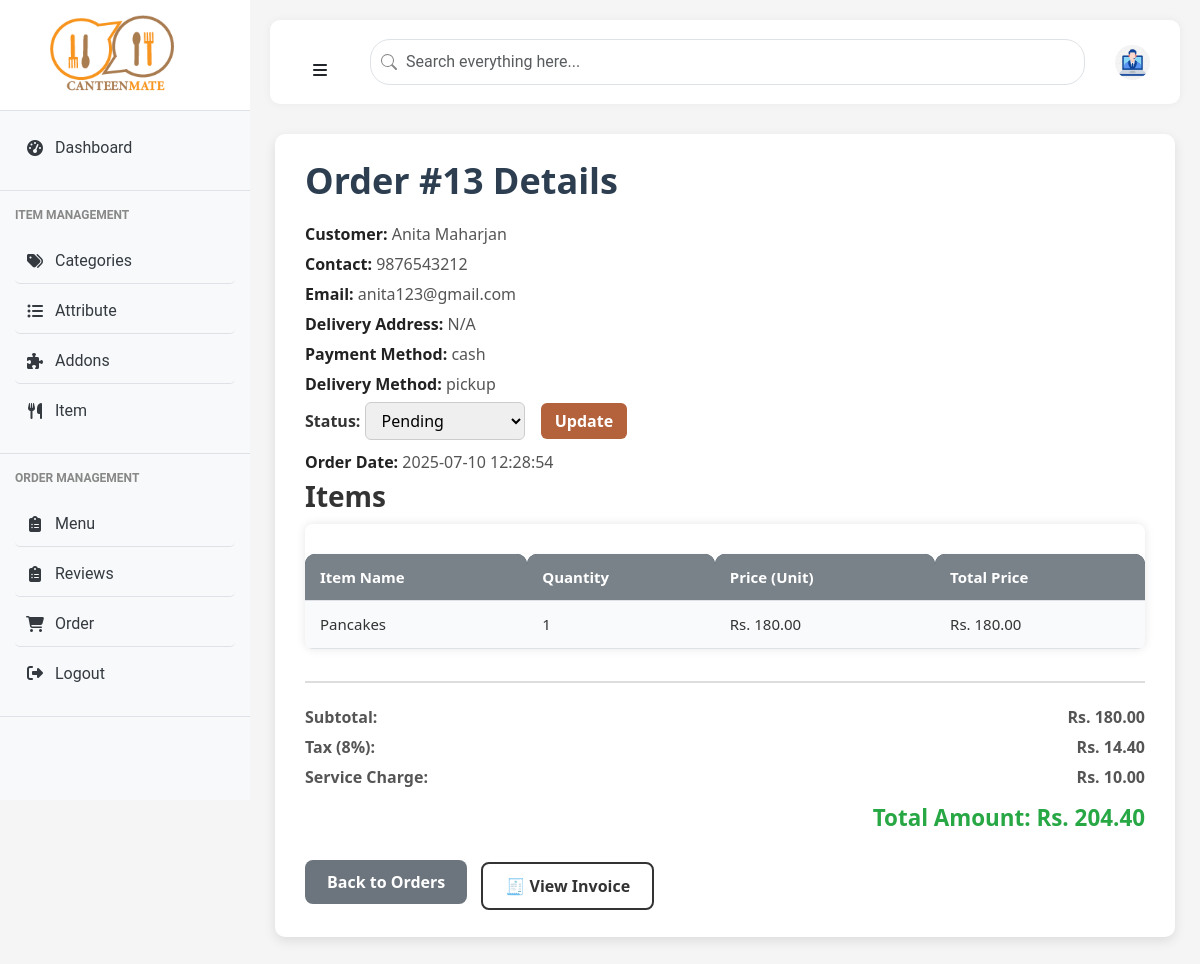
The page /admin/orders/13 on the database as committed earlier.
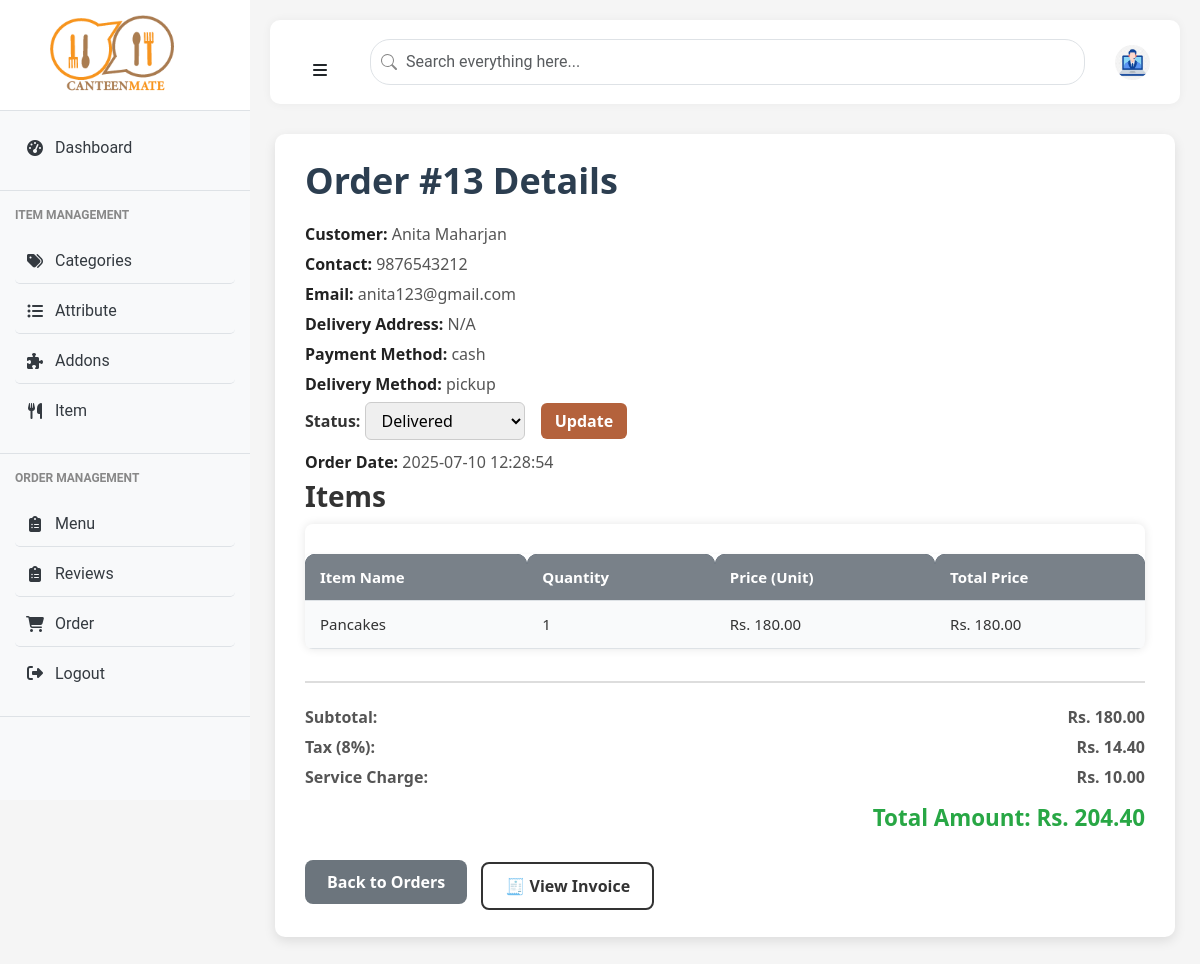
The same page on the database as committed later.
### models.py (models this page shows, shortened)
class Order(db.Model):
    id = db.Column(db.Integer, primary_key=True)
    user_id = db.Column(db.Integer, db.ForeignKey('user.id'), nullable=False)
    name = db.Column(db.String(100), nullable=False)
    contact = db.Column(db.String(20), nullable=False)
    email = db.Column(db.String(100), nullable=False)
    delivery = db.Column(db.String(20), nullable=False)
    building = db.Column(db.String(100))
    floor = db.Column(db.String(100))
    payment = db.Column(db.String(20), nullable=False)
    status = db.Column(db.String(20), nullable=False, default='Pending')
    created_at = db.Column(db.DateTime, default=datetime.utcnow)
    total_amount = db.Column(db.Float, nullable=False)
    khalti_token = db.Column(db.String(255), nullable=True)
    items = db.relationship('OrderItem', backref='order', lazy=True)
    @property
    def delivery_address(self):
        parts = [self.building, self.floor]
        return ', '.join([p for p in parts if p]) or "N/A"

### main.py (the view)
@app.route('/admin/orders/<int:order_id>')
def admin_order_view(order_id):
    user_id = session.get('user_id')
    user = User.query.get(user_id)
    order = Order.query.get_or_404(order_id)
    return render_template('admin/order_view.html',user=user, order=order)

### templates/admin/order_view.html (shortened to what this page needs)
{% extends "admin/admin_base.html" %}
{% block content %}
<div class="order-details-container">
  <h2>Order #{{ order.id }} Details</h2>
  <p><strong>Customer:</strong> {{ order.name }}</p>
  <p><strong>Contact:</strong> {{ order.contact }}</p>
  <p><strong>Email:</strong> {{ order.email }}</p>
  <p><strong>Delivery Address:</strong> {{ order.delivery_address }}</p>
  <p><strong>Payment Method:</strong> {{ order.payment }}</p>
  <p><strong>Delivery Method:</strong> {{ order.delivery }}</p>
  <form method="POST" action="{{ url_for('admin_update_order_status', order_id=order.id) }}">
    <label for="status"><strong>Status:</strong></label>
    <select name="status" id="status">
      {% for s in ['Pending', 'Processing', 'Ready', 'Shipped', 'Delivered', 'Cancelled'] %}
        <option value="{{ s }}" {% if order.status == s %}selected{% endif %}>{{ s }}</option>
      {% endfor %}
    </select>
    <button type="submit" class="btn-update">Update</button>
  </form>
  <p style="margin-top:10px;"><strong>Order Date:</strong> {{ order.created_at.strftime('%Y-%m-%d %H:%M:%S') }}</p>
  <h3>Items</h3>
  {% set ns = namespace(subtotal=0) %}
  {% for item in order.items %}
    {% set nsp = namespace(addons_price = 0) %}
    {% if item.order_addons and item.order_addons|length > 0 %}
      {% for addon in item.order_addons %}
        {% set nsp.addons_price = nsp.addons_price + (addon.price|float) %}
      {% endfor %}
    {% endif %}
    {% set item_unit_price = (item.price|float) + nsp.addons_price %}
    {% set item_total = item_unit_price * (item.quantity|int) %}
    {% set ns.subtotal = ns.subtotal + item_total %}
  {% endfor %}
  <div class="data-table">
    <table>
      <thead>
        <tr>
          <th>Item Name</th>
          <th>Quantity</th>
          <th>Price (Unit)</th>
          <th>Total Price</th>
        </tr>
      </thead>
      <tbody>
        {% for item in order.items %}
          {% set item_unit_price = item.price %}
          {% set item_total = item_unit_price * item.quantity %}
          <tr>
            <td data-label="Item Name">{{ item.name }}</td>
            <td data-label="Quantity">{{ item.quantity }}</td>
            <td data-label="Price (Unit)">Rs. {{ '%.2f'|format(item_unit_price) }}</td>
            <td data-label="Total Price">Rs. {{ '%.2f'|format(item_total) }}</td>
          </tr>
        {% endfor %}
      </tbody>
    </table>
  </div>
  <div class="totals">
    {% set tax = ns.subtotal * 0.08 %}
    {% set service_charge = 10 %}
    {% set total = ns.subtotal + tax + service_charge %}
    <p><span>Subtotal:</span> <span>Rs. {{ '%.2f'|format(ns.subtotal) }}</span></p>
    <p><span>Tax (8%):</span> <span>Rs. {{ '%.2f'|format(tax) }}</span></p>
    <p><span>Service Charge:</span> <span>Rs. {{ '%.2f'|format(service_charge) }}</span></p>
    <h4>Total Amount: Rs. {{ '%.2f'|format(total) }}</h4>
  </div>
  <a href="{{ url_for('admin_orders') }}" class="btn btn-secondary">Back to Orders</a>
  <a href="{{ url_for('admin_order_invoice', order_id=order.id) }}" class="btn btn-outline-dark" style="margin-left: 10px;">🧾 View Invoice</a>
</div>
{% endblock %}

Rows that differ between the two databases and show on the page:
changed Order "Anita Maharjan": status (not shown) → "Delivered"
Other text that changed with them:
form field status: "Pending" → (not shown)
